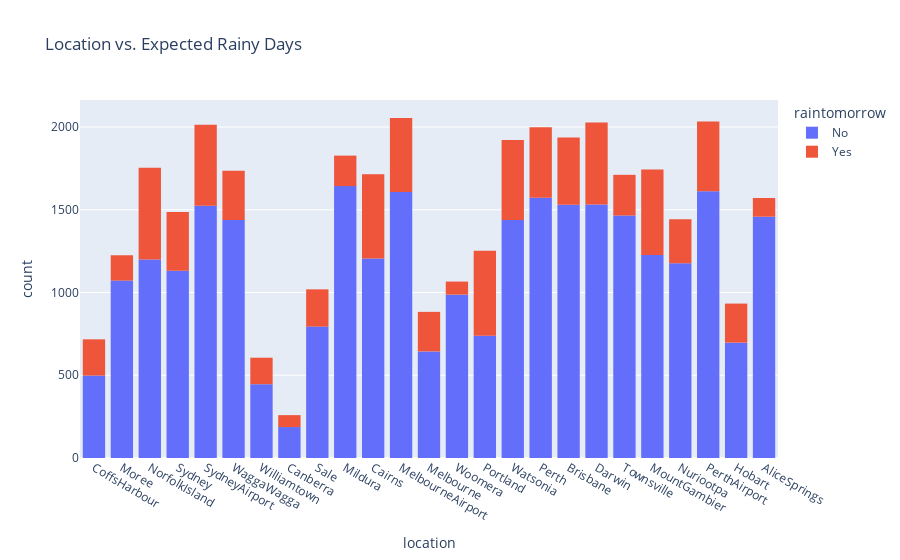

Notebook cell for this chart:
### Code cell
import plotly.express as px
px.histogram(df , x = 'location' , title ='Location vs. Expected Rainy Days' ,color ='raintomorrow')

### Figure 1 — Plotly figure (JSON) as saved in the notebook; plotly's stock layout.template omitted (floating-point values rounded to 4 significant figures; data arrays with more than 128 entries replaced by an {"elided": "..."} marker saying what was removed)
{"data": [{"alignmentgroup": "True", "bingroup": "x", "hovertemplate": "raintomorrow=No<br>location=%{x}<br>count=%{y}<extra></extra>", "legendgroup": "No", "marker": {"color": "#636efa", "pattern": {"shape": ""}}, "name": "No", "offsetgroup": "No", "orientation": "v", "showlegend": true, "type": "histogram", "x": {"elided": "28826 str values"}, "xaxis": "x", "yaxis": "y"}, {"alignmentgroup": "True", "bingroup": "x", "hovertemplate": "raintomorrow=Yes<br>location=%{x}<br>count=%{y}<extra></extra>", "legendgroup": "Yes", "marker": {"color": "#EF553B", "pattern": {"shape": ""}}, "name": "Yes", "offsetgroup": "Yes", "orientation": "v", "showlegend": true, "type": "histogram", "x": {"elided": "8103 str values"}, "xaxis": "x", "yaxis": "y"}], "layout": {"barmode": "relative", "legend": {"title": {"text": "raintomorrow"}, "tracegroupgap": 0}, "title": {"text": "Location vs. Expected Rainy Days"}, "xaxis": {"anchor": "y", "domain": [0, 1], "title": {"text": "location"}}, "yaxis": {"anchor": "x", "domain": [0, 1], "title": {"text": "count"}}}}
